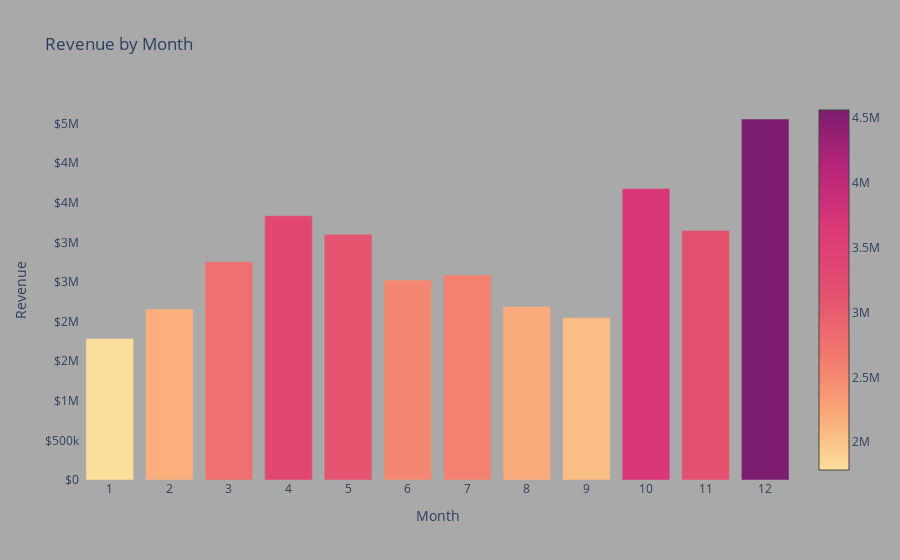

The notebook cell this image was saved under:
### Code cell
# Visualization with Plotly
# Set styling parameters

colors = {'background':'darkgrey','text':'black'}

data = go.Bar(x=task1['Month']
              ,y = task1['Revenue']
              ,marker = dict(
                color = task1['Revenue']
                ,showscale = True
                ,colorscale = 'Sunsetdark'
                ,line=dict(color=colors['background'])  
              )
              ,hovertemplate='Month: %{x}<br>Revenue: $%{y:.2s} <extra></extra>'
              
             )

layout = go.Layout(title = 'Revenue by Month',
                  xaxis = dict(
                                title = 'Month'
                                # ,categoryorder = 'total descending'
                               ,tickmode='linear'
                              #  ,linecolor = colors['background']  
                              )
                  ,yaxis = dict(
                    title = 'Revenue'
                    ,showgrid = False
                    ,tickformat='$.1s'
                    ,zeroline = False

                  )
                  # ,template='plotly_white'
                  ,plot_bgcolor = colors['background']
                  ,paper_bgcolor = colors['background']
                   
                  )
fig_1 = go.Figure(data,layout)
fig_1.update_traces(marker=dict(line=dict(color=colors['background'])))

fig_1.show()

### Figure 1 — Plotly figure (JSON) as saved in the notebook; plotly's stock layout.template omitted (floating-point values rounded to 4 significant figures)
{"data": [{"hovertemplate": "Month: %{x}<br>Revenue: $%{y:.2s} <extra></extra>", "marker": {"color": [1787000.0, 2158000.0, 2756000.0, 3336000.0, 3102000.0, 2524000.0, 2587000.0, 2192000.0, 2050000.0, 3679000.0, 3150000.0, 4558000.0], "colorscale": [[0, "rgb(252, 222, 156)"], [0.1667, "rgb(250, 164, 118)"], [0.3333, "rgb(240, 116, 110)"], [0.5, "rgb(227, 79, 111)"], [0.6667, "rgb(220, 57, 119)"], [0.8333, "rgb(185, 37, 122)"], [1, "rgb(124, 29, 111)"]], "line": {"color": "darkgrey"}, "showscale": true}, "type": "bar", "x": [1, 2, 3, 4, 5, 6, 7, 8, 9, 10, 11, 12], "y": [1787000.0, 2158000.0, 2756000.0, 3336000.0, 3102000.0, 2524000.0, 2587000.0, 2192000.0, 2050000.0, 3679000.0, 3150000.0, 4558000.0]}], "layout": {"paper_bgcolor": "darkgrey", "plot_bgcolor": "darkgrey", "title": {"text": "Revenue by Month"}, "xaxis": {"tickmode": "linear", "title": {"text": "Month"}}, "yaxis": {"showgrid": false, "tickformat": "$.1s", "title": {"text": "Revenue"}, "zeroline": false}}}
